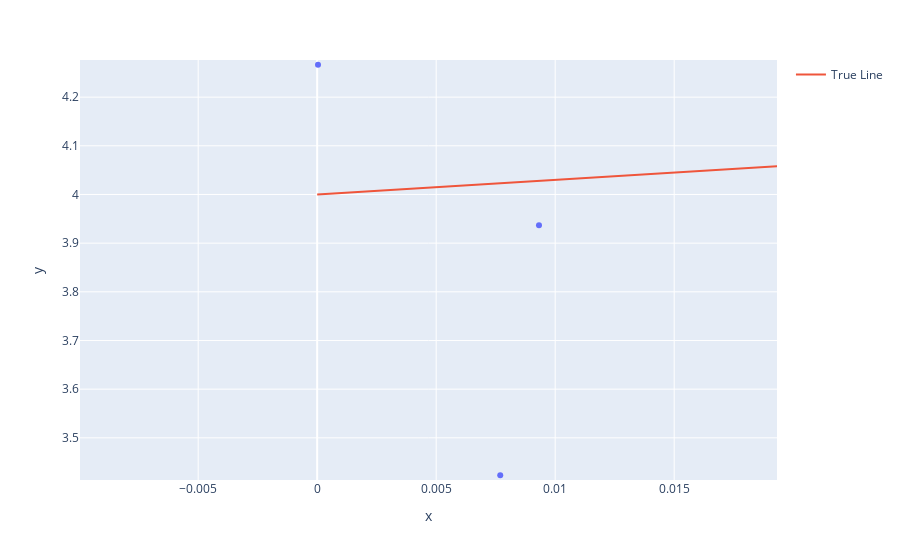

Write notebook code for a chart like this one.
### Code cell
# show fig but xlim to 0.012
fig.update_layout(xaxis=dict(range=[df_small.x.min()-0.01, df_small.x.max()+0.01]), 
                  yaxis=dict(range=[df_small.y.min()-0.01, df_small.y.max()+0.01]))
fig.show()
